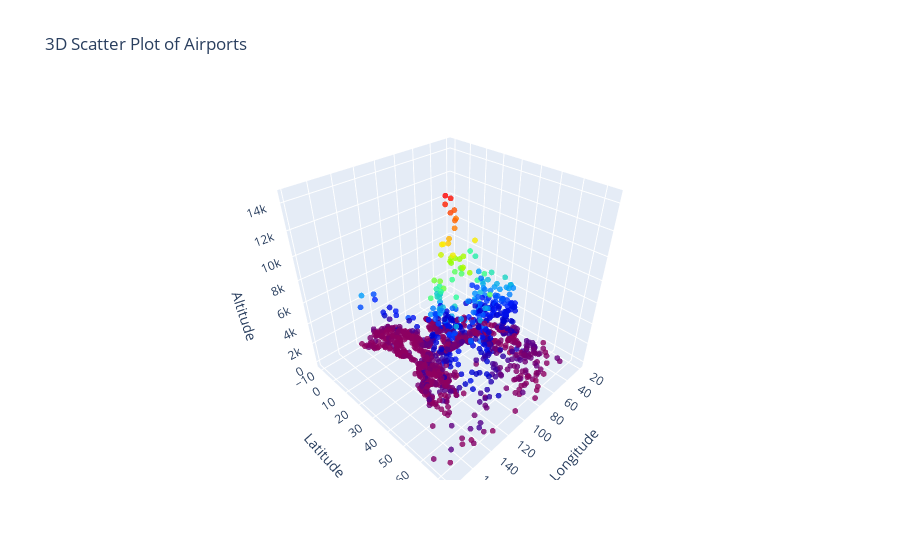

Here is the notebook cell this chart was saved with:
### Markdown cell above
### 3D iplot() of Airports in asian countries.

### Code cell
trace = go.Scatter3d(
    x=filtered_data['lon'],
    y=filtered_data['lat'],
    z=filtered_data['alt'],
    mode='markers',
    marker=dict(
        size=2,
        color=filtered_data['alt'],
        colorscale = 'Rainbow',
        opacity=0.8
    ),
    text=filtered_data['name'],
    hoverinfo='text',
)

layout = go.Layout(
    title='3D Scatter Plot of Airports',
    scene=dict(
        xaxis=dict(title='Longitude'),
        yaxis=dict(title='Latitude'),
        zaxis=dict(title='Altitude'),
    )
)

fig = go.Figure(data=[trace], layout=layout)
iplot(fig)

### Figure 1 — Plotly figure (JSON) as saved in the notebook; plotly's stock layout.template omitted (floating-point values rounded to 4 significant figures; data arrays with more than 128 entries replaced by an {"elided": "..."} marker saying what was removed)
{"data": [{"hoverinfo": "text", "marker": {"color": {"elided": "1245 int values"}, "colorscale": [[0, "rgb(150,0,90)"], [0.125, "rgb(0,0,200)"], [0.25, "rgb(0,25,255)"], [0.375, "rgb(0,152,255)"], [0.5, "rgb(44,255,150)"], [0.625, "rgb(151,255,0)"], [0.75, "rgb(255,234,0)"], [0.875, "rgb(255,111,0)"], [1, "rgb(255,0,0)"]], "opacity": 0.8, "size": 2}, "mode": "markers", "text": {"elided": "1245 str values"}, "type": "scatter3d", "x": {"elided": "1245 float values"}, "y": {"elided": "1245 float values"}, "z": {"elided": "1245 int values"}}], "layout": {"scene": {"xaxis": {"title": {"text": "Longitude"}}, "yaxis": {"title": {"text": "Latitude"}}, "zaxis": {"title": {"text": "Altitude"}}}, "title": {"text": "3D Scatter Plot of Airports"}}}
